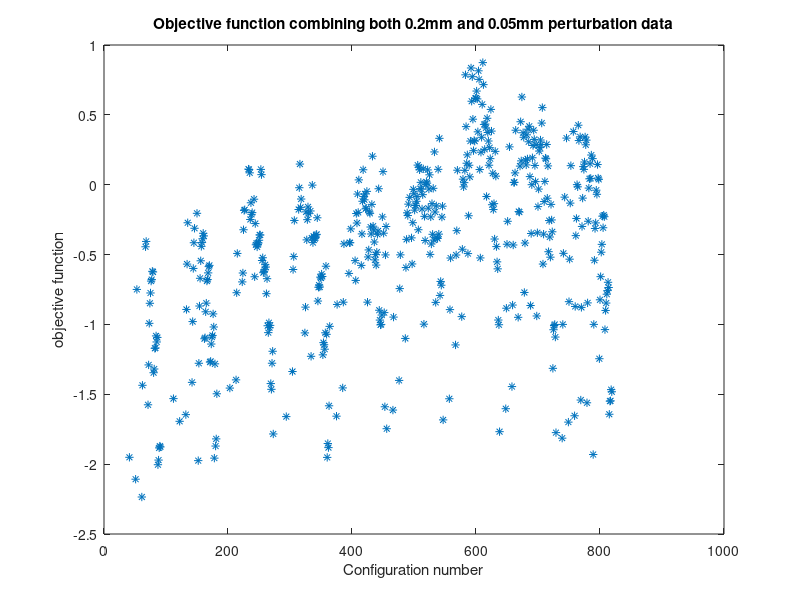

Write MATLAB code to recreate this figure.
%% Load the results for normalised design parameters and the table of configurations (tconfig2)
load('overnoiseN02.mat')
load('shankdepthN.mat')
load('overnoiseN005.mat')
load('tconfig2.mat')
load('numshnkN.mat')
load('top10meanN02.mat')
load('top10meanN005.mat')
%% The objective function

objfun = [overnoiseN02;overnoiseN005;top10meanN02;top10meanN005;2*(-numshnkN);2*(-shankdepthN)];

%% to exclude all which do not have electrodes over noise

logic0 =(objfun(1,:)==0)|(objfun(2,:)==0); %excludes for both P005 and P02
index = 1:819;
dellogic = index(logic0);
for i = 1:819
    if ismember(i,dellogic)
        objfun(:,i) = 0;
    else 
    end
end

%% Sums up the different design parameters to form the objective function

sumobjfun = sum(objfun);
[M,I] = max(sumobjfun);

 %%  Plot the objective function omitting thoses with value 0
sumplot=sumobjfun;        % make a copy of the data specifically for plotting and will be used for script objfunanalyse for exploring neighbouring configurations
sumplot(sumplot==0)=nan;  % replace 0 elements with NaN
%save('sumplot','sumplot') Uncomment if want to save file for objfunanalyse

plot(sumplot,'Linestyle','none','Marker','*')
 xlabel('Configuration number')
 ylabel('objective function')
title('Objective function combining both 0.2mm and 0.05mm perturbation data')

 
